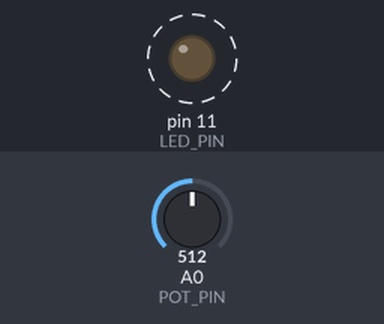
A sketch run on a simulated Arduino Uno, built with avr-gcc and run on an emulated ATmega328P. Shown: output pins drawn as LEDs (lit = HIGH). Dashed ring = blinking. Inputs (shaded band) come from the test bench; at power-on: A0 (POT_PIN) = 512.

Above: at 1.8 s.
1.9 s: A0 (POT_PIN) set to 716
6.0 s: A0 (POT_PIN) set to 900
10.1 s: A0 (POT_PIN) set to 122
At 10.1 s:
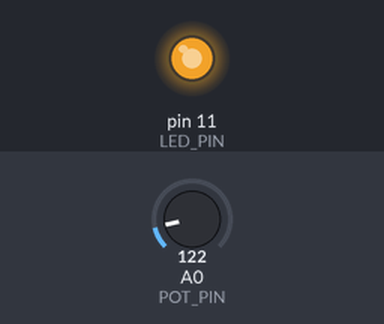
Timing chart, 0 to 20.2 s (numbered marks = the images above; inputs shaded):
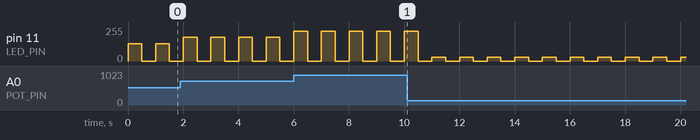

The sketch:

4-CTRL_POT-LED.ino
```cpp
#define LED_PIN 11
#define POT_PIN A0
void setup() {
  pinMode(LED_PIN, OUTPUT);
  //Serial.begin(9600);

}

void loop() {
  int potVal = analogRead(POT_PIN);
  //range is 0-1023;
  //Serial.println(potVal);
 //val is between 0-255! 8 bit microcontroller
  analogWrite(LED_PIN,potVal/4);
  delay(500);
  analogWrite(LED_PIN,0);
  delay(500);

}
```

Measured:
- by itself, pin 11 (LED_PIN): alternates 30/255 for 0.50 s and 0/255 for 0.50 s
